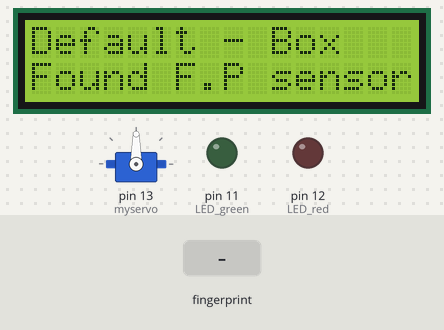
Recording of a sketch running on a simulated Arduino Uno, built with avr-gcc and run on an emulated ATmega328P. Shown: servo, 16×2 character LCD, output pins drawn as LEDs (lit = HIGH). The inputs (shaded band) are chosen by the test bench.

Above: at 1.1 s.
At 3.2 s:
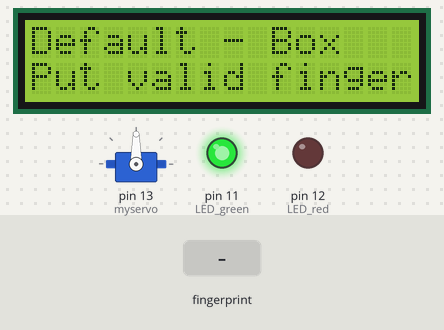
3.3 s: finger stored as number 1 placed on the sensor
At 5.79 s:
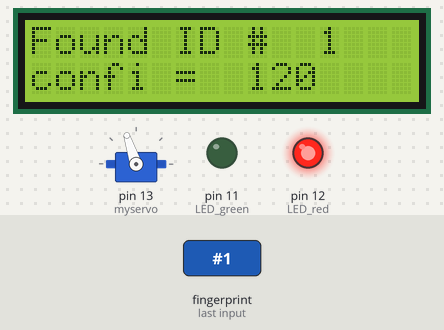
6.3 s: finger stored as number 1 placed on the sensor
At 10.6 s:
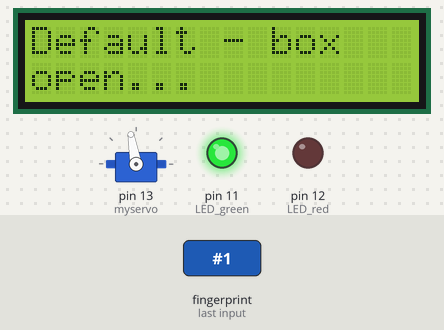
Timing chart, 0 to 12.1 s (numbered marks = the images above; inputs shaded):
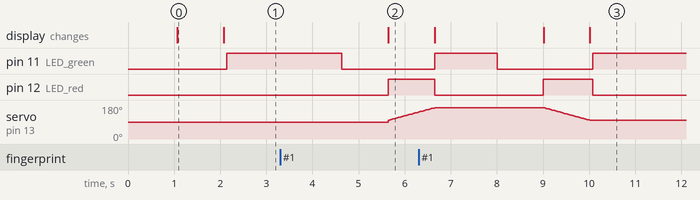

The sketch:

contorl.ino
```cpp
// include the library code:
#include <LiquidCrystal.h>
#include <Adafruit_Fingerprint.h>
#include <SoftwareSerial.h>
#include<Servo.h>


// initialize the library with the numbers of the interface pins
LiquidCrystal lcd(8, 9, 4, 5, 6, 7);
SoftwareSerial mySerial(2, 3);
Adafruit_Fingerprint finger = Adafruit_Fingerprint(&mySerial);

///////////////////////////////////////////
uint8_t id;
uint8_t getFingerprintEnroll();           //등록
//////////////////////////////////////////////

//---------------------------모터
Servo myservo;
int pos = 165;
//------------------------------

int key = 0;


//------------------------------------등록
uint8_t readnumber(void) {
  uint8_t num = 0;
  boolean validnum = false;
  while (1) {
    while (! Serial.available());
    char c = Serial.read();
    if (isdigit(c)) {
       num *= 10;
       num += c - '0';
       validnum = true;
    } else if (validnum) {
      return num;
    }
  }
}
////////////////////////////////////////////


int getFingerprintIDez();                 //아이디 가져오기


void setup() {
  myservo.attach(13);           //열림 100  닫힘  165
 while (!Serial);  // For Yun/Leo/Micro/Zero/...
  Serial.begin(9600);
  lcd.begin(16, 2);
  // Print a message to the LCD.
  lcd.setCursor(0,0);
  lcd.print("Default - Box");
  lcd.setCursor(0,1);
  lcd.print(" Wait for moment ");

  pinMode(11,OUTPUT); // LED green
  pinMode(12,OUTPUT); // LED red

  lcd.clear();

  finger.begin(57600);
   if (finger.verifyPassword()) {
    lcd.setCursor(0,0);
    lcd.print("Default - Box");
    lcd.setCursor(0,1);
    lcd.print("Found F.P sensor");
    delay(1000);
  } else {
    lcd.setCursor(0,0);
    lcd.print("Default - Box");
    lcd.setCursor(0,1);
    delay(2000);
    lcd.print("no F.P sensor");
    lcd.clear();
    lcd.setCursor(0,0);
    lcd.print("please connect");
    lcd.setCursor(0,1);
    lcd.print("finger sensor");
    while (1);
  }
 // Serial.println("Waiting for valid finger...");
    lcd.clear();
    lcd.setCursor(0,0);
    lcd.print("Default - Box");
    lcd.setCursor(0,1);
    lcd.print("Put valid finger");

}
//----------------------------------------------------------------------------------------
void loop() {
  while(key==0 && pos >=100)
  {
  getFingerprintIDez();

  digitalWrite(11,HIGH);   //green
  digitalWrite(12,LOW);    //red

  //if(key==1 && pos > 160)
   // break;
  }
  pos = pos +6;
  //key = 1;
  while(key==1 && pos >= 165)
  {
  getFingerprintIDez();

   digitalWrite(12,HIGH);   //green
   digitalWrite(11,LOW);    //red
   //if(key==0)
    //break;
  }
  //key=0;
/*
  if(key == 0 && pos ==100 && finger.confidence<100 )
  {
  getFingerprintIDez();
  digitalWrite(11,HIGH);   //green
  digitalWrite(12,LOW);    //red
  }// 닫힘

  key
  if(key == 1 && pos ==165 && finger.confidence>100)
  {
     getFingerprintIDez();
     digitalWrite(11,LOW);   //green
     digitalWrite(12,HIGH);    //red
  }//열림
  */

}
//---------------------------------------------------------------------------------------

//----------------------------- 지문 센서 (아래)--------------------------------------
uint8_t getFingerprintID() {
  uint8_t p = finger.getImage();
  switch (p) {
    case FINGERPRINT_OK:
    lcd.clear();
    lcd.setCursor(0,0);
    lcd.print("Default - Box");
    lcd.setCursor(0,1);
    lcd.print("Image taken");
      //Serial.println("Image taken");
      break;
    case FINGERPRINT_NOFINGER:
       lcd.clear();
       lcd.setCursor(0,0);
       lcd.print("Default - Box");
       lcd.setCursor(0,1);
       lcd.print("No finger exist");
   //   Serial.println("No finger exist");
      return p;
    case FINGERPRINT_PACKETRECIEVEERR:
       lcd.clear();
       lcd.setCursor(0,0);
       lcd.print("Default - Box");
       lcd.setCursor(0,1);
       lcd.print("communi err");
    //  Serial.println("Communication error");
      return p;
    case FINGERPRINT_IMAGEFAIL:
       lcd.clear();
       lcd.setCursor(0,0);
       lcd.print("Default - Box");
       lcd.setCursor(0,1);
       lcd.print("imaging error");
   //   Serial.println("Imaging error");
      return p;
    default:
       lcd.clear();
       lcd.setCursor(0,0);
       lcd.print("Default - Box");
       lcd.setCursor(0,1);
       lcd.print("unknown error");
     // Serial.println("Unknown error");
      return p;
  }

  // OK success!

  p = finger.image2Tz();
  switch (p) {
    case FINGERPRINT_OK:
       lcd.clear();
       lcd.setCursor(0,0);
       lcd.print("Default - Box");
       lcd.setCursor(0,1);
       lcd.print("imag converted");
     // Serial.println("Image converted");
      break;
    case FINGERPRINT_IMAGEMESS:
       lcd.clear();
       lcd.setCursor(0,0);
       lcd.print("Default - Box");
       lcd.setCursor(0,1);
       lcd.print("imag too messy");
      //Serial.println("Image too messy");
      return p;
    case FINGERPRINT_PACKETRECIEVEERR:
       lcd.clear();
       lcd.setCursor(0,0);
       lcd.print("Default - Box");
       lcd.setCursor(0,1);
       lcd.print("communi err");
     // Serial.println("Communication error");
      return p;
    case FINGERPRINT_FEATUREFAIL:
       lcd.clear();
       lcd.setCursor(0,0);
       lcd.print("could not find");
       lcd.setCursor(0,1);
       lcd.print("fingerprint feat");
    //  Serial.println("Could not find fingerprint features");
      return p;
    case FINGERPRINT_INVALIDIMAGE:
       lcd.clear();
       lcd.setCursor(0,0);
       lcd.print("could not find");
       lcd.setCursor(0,1);
       lcd.print("fingerprint feat");
     // Serial.println("Could not find fingerprint features");
      return p;
    default:
       lcd.clear();
       lcd.setCursor(0,0);
       lcd.print("Default - Box");
       lcd.setCursor(0,1);
       lcd.print("Unknown error");
    //  Serial.println("Unknown error");
      return p;
  }

  // OK converted!
  p = finger.fingerFastSearch();
  if (p == FINGERPRINT_OK) {
       lcd.clear();
       lcd.setCursor(0,0);
       lcd.print("Found a print");
       lcd.setCursor(0,1);
       lcd.print("Match !");
    //Serial.println("Found a print match!");
  } else if (p == FINGERPRINT_PACKETRECIEVEERR) {
       lcd.clear();
       lcd.setCursor(0,0);
       lcd.print("Communication");
       lcd.setCursor(0,1);
       lcd.print("error");
    //Serial.println("Communication error");
    return p;
  } else if (p == FINGERPRINT_NOTFOUND) {
       lcd.clear();
       lcd.setCursor(0,0);
       lcd.print("Did not find ");
       lcd.setCursor(0,1);
       lcd.print("a match");
    //Serial.println("Did not find a match");
    return p;
  } else {
       lcd.clear();
       lcd.setCursor(0,0);
       lcd.print("Unknown");
       lcd.setCursor(0,1);
       lcd.print("error");
   // Serial.println("Unknown error");
    return p;
  }

  // found a match!
       lcd.clear();
       lcd.setCursor(0,0);
       lcd.print("Found ID # ");
       lcd.setCursor(12,0);
       lcd.print(finger.fingerID);
       lcd.setCursor(0,1);
       lcd.print("confi = ");
       lcd.setCursor(9,1);
       lcd.print(finger.confidence);

 // Serial.print("Found ID #"); Serial.print(finger.fingerID);
 // Serial.print(" with confidence of "); Serial.println(finger.confidence);
}

// returns -1 if failed, otherwise returns ID #
int getFingerprintIDez() {
  uint8_t p = finger.getImage();
  if (p != FINGERPRINT_OK)  return -1;

  p = finger.image2Tz();
  if (p != FINGERPRINT_OK)  return -1;

  p = finger.fingerFastSearch();
  if (p != FINGERPRINT_OK)  return -1;

  digitalWrite(12,LOW);
  digitalWrite(11,HIGH);
  delay(1000);
  digitalWrite(11,LOW);
  delay(1000);
  digitalWrite(12,HIGH);


  // found a match!
       lcd.clear();
       lcd.setCursor(0,0);
       lcd.print("Found ID # ");
       lcd.setCursor(12,0);
       lcd.print(finger.fingerID);
       lcd.setCursor(0,1);
       lcd.print("confi = ");
       lcd.setCursor(9,1);
       lcd.print(finger.confidence);
  //Serial.print("Found ID #"); Serial.print(finger.fingerID);
  //Serial.print(" with confidence of "); Serial.println(finger.confidence);
  if(finger.confidence > 70 && pos>=100 && key==0  )
  {
   for(pos=100;pos<=165;pos+=1)
   {
    myservo.write(pos);
       delay(15);
   }
       lcd.clear();
       lcd.setCursor(0,0);
       lcd.print("Default - box ");
       lcd.setCursor(0,1);
       lcd.print("close...");
   key=1;

  }
  pos = pos -3;
 // finger.confidence =0;
  if(finger.confidence > 70 && pos >=165)
  {
   for(pos=165;pos>=100;pos-=1)
   {
    myservo.write(pos);
       delay(15);
   }
       lcd.clear();
       lcd.setCursor(0,0);
       lcd.print("Default - box ");
       lcd.setCursor(0,1);
       lcd.print("open...");
  key=0;
  pos = 100;
  }


  //digitalWrite(12,LOW);
  //digitalWrite(11,HIGH);


  return finger.fingerID;
}
//----------------------------- 지문 센서 (위) --------------------------------------


/*
//------------------------------ 등록 ( 아래) --------------------------------------
 uint8_t getFingerprintEnroll() {

  int p = -1;
  int x = 0;
  Serial.print("Waiting for valid finger to enroll as #"); Serial.println(id);
  while (p != FINGERPRINT_OK) {
    p = finger.getImage();
    switch (p) {
    case FINGERPRINT_OK:
       lcd.clear();
       lcd.setCursor(0,0);
       lcd.print("Default ");
       lcd.setCursor(0,1);
       lcd.print("image taken ");
      //Serial.println("Image taken");
      break;
    case FINGERPRINT_NOFINGER:
       x ++;
       lcd.clear();
       lcd.setCursor(0,0);
       lcd.print("Default ");
       lcd.setCursor(x,1);
       lcd.print(". ");
      //Serial.println(".");
      break;
    case FINGERPRINT_PACKETRECIEVEERR:
       lcd.clear();
       lcd.setCursor(0,0);
       lcd.print("Default ");
       lcd.setCursor(0,1);
       lcd.print("Communi err ");
     // Serial.println("Communication error");
      break;
    case FINGERPRINT_IMAGEFAIL:
       lcd.clear();
       lcd.setCursor(0,0);
       lcd.print("Default ");
       lcd.setCursor(0,1);
       lcd.print("imaging err ");
     // Serial.println("Imaging error");
      break;
    default:
       lcd.clear();
       lcd.setCursor(0,0);
       lcd.print("Default ");
       lcd.setCursor(0,1);
       lcd.print("unknown err ");
     //Serial.println("Unknown error");
      break;
    }
  }

  // OK success!

  p = finger.image2Tz(1);


  switch (p) {
    case FINGERPRINT_OK:
       lcd.clear();
       lcd.setCursor(0,0);
       lcd.print("Default ");
       lcd.setCursor(0,1);
       lcd.print("img converted");
     // Serial.println("Image converted");
      break;
    case FINGERPRINT_IMAGEMESS:
       lcd.clear();
       lcd.setCursor(0,0);
       lcd.print("Default ");
       lcd.setCursor(0,1);
       lcd.print("img too messy");
 //     Serial.println("Image too messy");
      return p;
    case FINGERPRINT_PACKETRECIEVEERR:
       lcd.clear();
       lcd.setCursor(0,0);
       lcd.print("Default ");
       lcd.setCursor(0,1);
       lcd.print("commnica err");
    // Serial.println("Communication error");
      return p;
    case FINGERPRINT_FEATUREFAIL:
       lcd.clear();
       lcd.setCursor(0,0);
       lcd.print("Default ");
       lcd.setCursor(0,1);
       lcd.print("could not find ft");
     // Serial.println("Could not find fingerprint features");
      return p;
    case FINGERPRINT_INVALIDIMAGE:
       lcd.clear();
       lcd.setCursor(0,0);
       lcd.print("Default ");
       lcd.setCursor(0,1);
       lcd.print("could not find ft");
      //Serial.println("Could not find fingerprint features");
      return p;
    default:
      lcd.clear();
       lcd.setCursor(0,0);
       lcd.print("Default ");
       lcd.setCursor(0,1);
       lcd.print("inknown err");
    //  Serial.println("Unknown error");
      return p;
  }

       lcd.clear();
       lcd.setCursor(0,0);
       lcd.print("Default ");
       lcd.setCursor(0,1);
       lcd.print("remove finger");
  //Serial.println("Remove finger");
  delay(2000);
  p = 0;
  while (p != FINGERPRINT_NOFINGER) {
    p = finger.getImage();
  }
       lcd.clear();
       lcd.setCursor(0,0);
       lcd.print("Default ");
       lcd.setCursor(10,0);
       lcd.print("ID ");
       lcd.setCursor(13,0);
       lcd.print(id);

  //Serial.print("ID "); Serial.println(id);
  p = -1;
       lcd.clear();
       lcd.setCursor(0,0);
       lcd.print("Default ");
       lcd.setCursor(0,1);
       lcd.print("put same finger");
 // Serial.println("Place same finger again");
  while (p != FINGERPRINT_OK) {
    p = finger.getImage();
    switch (p) {
    case FINGERPRINT_OK:
       lcd.clear();
       lcd.setCursor(0,0);
       lcd.print("Default ");
       lcd.setCursor(0,1);
       lcd.print("img taken");
     // Serial.println("Image taken");
      break;
    case FINGERPRINT_NOFINGER:
       lcd.clear();
       lcd.setCursor(0,0);
       lcd.print("Default ");
       lcd.setCursor(0,1);
       lcd.print(".");
      //Serial.print(".");
      break;
    case FINGERPRINT_PACKETRECIEVEERR:
       lcd.clear();
       lcd.setCursor(0,0);
       lcd.print("Default ");
       lcd.setCursor(0,1);
       lcd.print("communic err");
     // Serial.println("Communication error");
      break;
    case FINGERPRINT_IMAGEFAIL:
           lcd.clear();
       lcd.setCursor(0,0);
       lcd.print("Default ");
       lcd.setCursor(0,1);
       lcd.print("img err");
      //Serial.println("Imaging error");
      break;
    default:
           lcd.clear();
       lcd.setCursor(0,0);
       lcd.print("Default ");
       lcd.setCursor(0,1);
       lcd.print("unknown err");
      //Serial.println("Unknown error");
      break;
    }
  }

  // OK success!

  p = finger.image2Tz(2);
  switch (p) {
    case FINGERPRINT_OK:
           lcd.clear();
       lcd.setCursor(0,0);
       lcd.print("Default ");
       lcd.setCursor(0,1);
       lcd.print("img converted");
    //  Serial.println("Image converted");
      break;
    case FINGERPRINT_IMAGEMESS:
           lcd.clear();
       lcd.setCursor(0,0);
       lcd.print("Default ");
       lcd.setCursor(0,1);
       lcd.print("img too messy");
   //   Serial.println("Image too messy");
      return p;
    case FINGERPRINT_PACKETRECIEVEERR:
           lcd.clear();
       lcd.setCursor(0,0);
       lcd.print("Default ");
       lcd.setCursor(0,1);
       lcd.print("communi err");
   //   Serial.println("Communication error");
      return p;
    case FINGERPRINT_FEATUREFAIL:
           lcd.clear();
       lcd.setCursor(0,0);
       lcd.print("Default ");
       lcd.setCursor(0,1);
       lcd.print("no finger feat");
    //  Serial.println("Could not find fingerprint features");
      return p;
    case FINGERPRINT_INVALIDIMAGE:
           lcd.clear();
       lcd.setCursor(0,0);
       lcd.print("Default ");
       lcd.setCursor(0,1);
       lcd.print("no finger feat");
   //   Serial.println("Could not find fingerprint features");
      return p;
    default:
           lcd.clear();
       lcd.setCursor(0,0);
       lcd.print("Default ");
       lcd.setCursor(0,1);
       lcd.print("Unknown err");
      //Serial.println("Unknown error");
      return p;
  }

  // OK converted!
         lcd.clear();
       lcd.setCursor(0,0);
       lcd.print("Creat mod ");
       lcd.setCursor(0,1);
       lcd.print("for #");
       lcd.setCursor(7,1);
       lcd.print(id);
//  Serial.print("Creating model for #");  Serial.println(id);

  p = finger.createModel();

  //Serial.print("finger.createModel() = ");
  //Serial.println(p);

  if (p == FINGERPRINT_OK) {

      // OK converted!
                 lcd.clear();
       lcd.setCursor(0,0);
       lcd.print("Default ");
       lcd.setCursor(0,1);
       lcd.print("Prints match");
 //   Serial.println("Prints matched!");
  } else if (p == FINGERPRINT_PACKETRECIEVEERR) {
                   lcd.clear();
       lcd.setCursor(0,0);
       lcd.print("Default ");
       lcd.setCursor(0,1);
       lcd.print("communi err");
    //Serial.println("Communication error");
    return p;
  } else if (p == FINGERPRINT_ENROLLMISMATCH) {
                   lcd.clear();
       lcd.setCursor(0,0);
       lcd.print("Default ");
       lcd.setCursor(0,1);
       lcd.print("not match");
    //Serial.println("Fingerprints did not match");
    return p;
  } else {
                   lcd.clear();
       lcd.setCursor(0,0);
       lcd.print("Default ");
       lcd.setCursor(0,1);
       lcd.print("Unknown err");

  //  Serial.println("Unknown error");
    return p;
  }
                 lcd.clear();
       lcd.setCursor(0,0);
       lcd.print("Default ");
       lcd.setCursor(0,1);
       lcd.print("ID");
       lcd.setCursor(4,1);
       lcd.print(id);
       delay(3000);

//  Serial.print("ID "); Serial.println(id);
  p = finger.storeModel(id);
  if (p == FINGERPRINT_OK) {
                   lcd.clear();
       lcd.setCursor(0,0);
       lcd.print("Default ");
       lcd.setCursor(0,1);
       lcd.print("Stored");
   // Serial.println("Stored!");
  } else if (p == FINGERPRINT_PACKETRECIEVEERR) {
                       lcd.clear();
       lcd.setCursor(0,0);
       lcd.print("Default ");
       lcd.setCursor(0,1);
       lcd.print("Communi err");

   // Serial.println("Communication error");
    return p;
  } else if (p == FINGERPRINT_BADLOCATION) {
                       lcd.clear();
       lcd.setCursor(0,0);
       lcd.print("Default ");
       lcd.setCursor(0,1);
       lcd.print("try to find pla");
  //  Serial.println("Could not store in that location");
    return p;
  } else if (p == FINGERPRINT_FLASHERR) {
                       lcd.clear();
       lcd.setCursor(0,0);
       lcd.print("Default ");
       lcd.setCursor(0,1);
       lcd.print("err to flash");
 //   Serial.println("Error writing to flash");
    return p;
  } else {
                       lcd.clear();
       lcd.setCursor(0,0);
       lcd.print("Default ");
       lcd.setCursor(0,1);
       lcd.print("Unknown err");
  //  Serial.println("Unknown error");
    return p;
  }
}

//--------------------------- 등록 (위) -------------------------

*/


 /*
  int x;
  x = analogRead (0); // 버튼 아날로그 0번.
  lcd.setCursor(10,1);
  if (x < 60) {
    lcd.print ("Right ");
  }
  else if (x < 200) {
    lcd.print ("Up    ");
  }
  else if (x < 400){
    lcd.print ("Down  ");
  }
  else if (x < 600){
    lcd.print ("Left  ");
  }
  else if (x < 800){
    lcd.print ("Select");
  }*/
```

Measured:
- after the input at 3.3 s, pin 11 (LED_green): HIGH → LOW after 1.3 s; pin 12 (LED_red): LOW → HIGH after 2.3 s; servo on pin 13 (myservo): moves from 90° to 142° over 0.63 s, starting after 2.3 s; the display: changes after 2.3 s (image 2)
- what the display in image 0 shows lasts 1.0 s, from 1.1 s to 2.1 s
